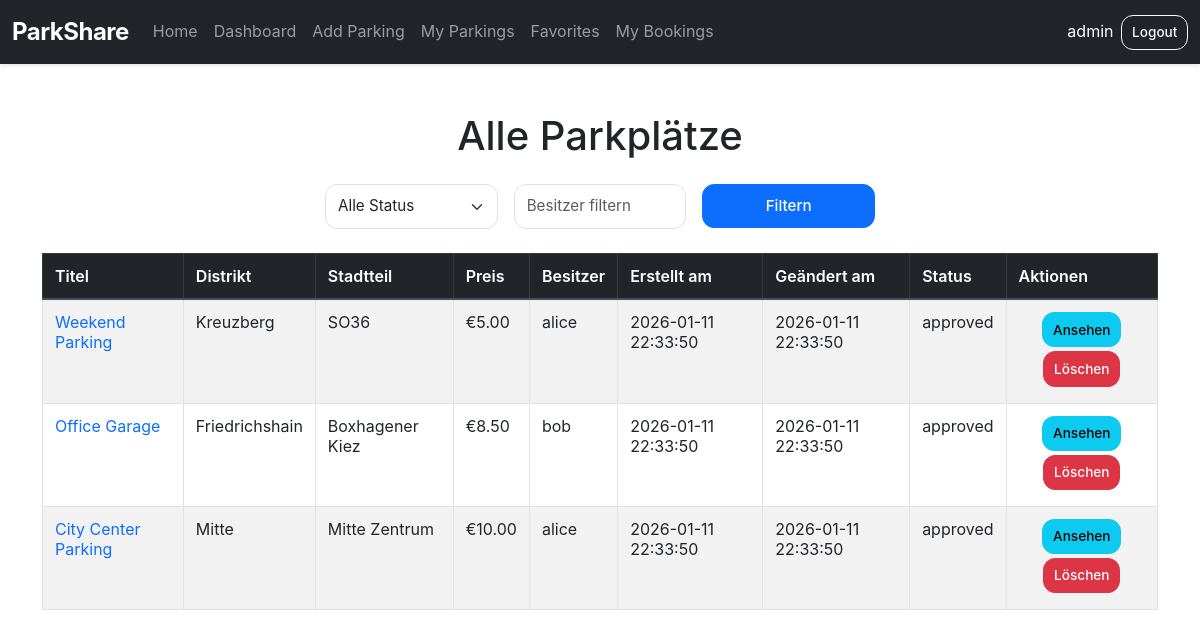
Screenshot of /all_parkings.php (signed in) with the database file from the repository.
### tables this page shows
CREATE TABLE parkings (
              id INT AUTO_INCREMENT PRIMARY KEY,
              owner_id INT NOT NULL,
              title VARCHAR(100) NOT NULL DEFAULT '',
              description TEXT DEFAULT NULL,
              price DECIMAL(10,2) NOT NULL DEFAULT 0.00,
               
              status ENUM('draft','pending','approved','rejected') DEFAULT 'draft',
             
             
               
              district_id INT NULL,
              neighborhood_id INT NULL,
              created_at TIMESTAMP DEFAULT CURRENT_TIMESTAMP,
              modified_at TIMESTAMP DEFAULT CURRENT_TIMESTAMP ON UPDATE CURRENT_TIMESTAMP,
              FOREIGN KEY (owner_id) REFERENCES users(id),
              FOREIGN KEY (district_id) REFERENCES districts(id) ON DELETE RESTRICT,
              FOREIGN KEY (neighborhood_id) REFERENCES neighborhoods(id) ON DELETE RESTRICT,
              INDEX idx_parking_district (district_id),
              INDEX idx_parking_neighborhood (neighborhood_id)
);

CREATE TABLE districts (
  id INT AUTO_INCREMENT PRIMARY KEY,
  name VARCHAR(150) NOT NULL,
  created_at TIMESTAMP DEFAULT CURRENT_TIMESTAMP
);

CREATE TABLE neighborhoods (
  id INT AUTO_INCREMENT PRIMARY KEY,
  district_id INT NOT NULL,
  name VARCHAR(150) NOT NULL,
  created_at TIMESTAMP DEFAULT CURRENT_TIMESTAMP,
  FOREIGN KEY (district_id) REFERENCES districts(id) ON DELETE CASCADE
);

CREATE TABLE users (
    id INT AUTO_INCREMENT PRIMARY KEY,
    username VARCHAR(50) NOT NULL UNIQUE,
    email VARCHAR(100) NOT NULL UNIQUE,
    password_hash VARCHAR(255) NOT NULL,
    role ENUM('user', 'admin') DEFAULT 'user',
    active TINYINT(1) DEFAULT 1,      
    created_at TIMESTAMP DEFAULT CURRENT_TIMESTAMP,
    INDEX idx_email (email),
    INDEX idx_username (username)
);

### public/includes/parking_utils.php (called while the page is built, shortened)
<?php
require_once "validation.php";
function get_name_by_id($table, $id)
{
    global $conn;
    $validTables = ['districts', 'neighborhoods'];
    $stmt = $conn->prepare("SELECT name FROM " . $table . " WHERE id = ? LIMIT 1");
    $stmt->bind_param('i', $id);
    $stmt->execute();
    $name = $stmt->get_result()->fetch_assoc()['name'] ?? '';
    return $name;
}
function get_district_name($districtId)
{
    return get_name_by_id('districts', $districtId);
}
function get_neighborhood_name($neighborhoodId)
{
    return get_name_by_id('neighborhoods', $neighborhoodId);
}

### public/all_parkings.php (the view, shortened to what this page needs)
<?php
include_once "includes/parking_utils.php";
include "includes/header.php";
$whereSQL = '';
$sql = "SELECT p.*, u.username AS owner_name FROM parkings p
        LEFT JOIN users u ON p.owner_id = u.id
        $whereSQL
        ORDER BY p.id DESC";
$stmt = $conn->prepare($sql);
$stmt->execute();
$result = $stmt->get_result();
?>
<!DOCTYPE html>
<html lang="de">
<body>
<div class="container mt-5">
    <h1 class="mb-4 text-center">Alle Parkplätze</h1>
    <form method="GET" class="row g-3 mb-4 justify-content-center">
        <div class="col-md-2">
            <select name="status" class="form-select">
                <option value="">Alle Status</option>
            </select>
        </div>
        <div class="col-md-2">
            <input type="text" name="owner" class="form-control" placeholder="Besitzer filtern" value="<?= htmlspecialchars($_GET['owner'] ?? '') ?>">
        </div>
        <div class="col-md-2">
            <button class="btn btn-primary w-100" type="submit">Filtern</button>
        </div>
    </form>
    <table class="table table-striped table-bordered">
        <thead class="table-dark">
        <tr>
            <th>Titel</th>
            <th>Distrikt</th>
            <th>Stadtteil</th>
            <th>Preis</th>
            <th>Besitzer</th>
            <th>Erstellt am</th>
            <th>Geändert am</th>
            <th>Status</th>
            <th>Aktionen</th>
        </tr>
        </thead>
        <tbody>
        <?php while($row = $result->fetch_assoc()): ?>
            <tr>
                <td>
                    <a href="parking.php?id=<?= (int)$row['id'] ?>" class="text-decoration-none"><?= htmlspecialchars($row['title']) ?></a>
                </td>
                <td><?= htmlspecialchars(get_district_name($row['district_id']) ?: '—') ?></td>
                <td><?= htmlspecialchars(get_neighborhood_name($row['neighborhood_id']) ?: '—') ?></td>
                <td>€<?= number_format($row['price'],2) ?></td>
                <td><?= htmlspecialchars($row['owner_name'] ?? 'N/A') ?></td>
                <td><?= htmlspecialchars($row['created_at']) ?></td>
                <td><?= htmlspecialchars($row['modified_at']) ?></td>
                <td><?= htmlspecialchars($row['status']) ?></td>
                <td class="text-center">
                    <a href="parking.php?id=<?= (int)$row['id'] ?>" class="btn btn-sm btn-info mb-1">Ansehen</a>
                    <form method="POST" style="display:inline;" onsubmit="return confirm('Möchten Sie diesen Parkplatz wirklich löschen?');">
                        <button type="submit" class="btn btn-sm btn-danger mb-1">Löschen</button>
                    </form>
                </td>
            </tr>
        <?php endwhile; ?>
        </tbody>
    </table>
</div>
</body>
</html>

### public/css/style.css (style rules this page uses)
:root { --primary-color: #0d6efd; --success-color: #198754; --danger-color: #dc3545; --warning-color: #ffc107; --info-color: #0dcaf0; --light-color: #f8f9fa; --dark-color: #212529; --border-radius: 0.75rem; --box-shadow: 0 4px 15px rgba(0, 0, 0, 0.15); }
* { box-sizing: border-box; }
body { font-family: -apple-system, BlinkMacSystemFont, "Segoe UI", Roboto, "Helvetica Neue", Arial, sans-serif; color: var(--dark-color); background-color: #fff; line-height: 1.6; }
body { display: flex; flex-direction: column; min-height: 100vh; }
.form-control, .form-select { padding: 0.625rem 0.75rem; font-size: 0.95rem; border-radius: var(--border-radius); }
.btn { border-radius: var(--border-radius); font-weight: 500; padding: 0.6rem 0.75rem; font-size: 0.95rem; transition: all 0.2s ease; }
.btn-primary { background-color: var(--primary-color); border-color: var(--primary-color); }
.btn-danger { background-color: var(--danger-color); border-color: var(--danger-color); }
.btn-sm { padding: 0.4rem 0.6rem; font-size: 0.85rem; }
.table { border-collapse: collapse; width: 100%; margin-bottom: 1rem; }
.table th { background-color: var(--light-color); font-weight: 600; border-bottom: 2px solid #dee2e6; padding: 0.75rem; text-align: left; color: #212529; }
thead.table-dark th { background-color: #212529; color: #ffffff; border-bottom: 2px solid #495057; }
.table td { padding: 0.75rem; border-bottom: 1px solid #dee2e6; }
.text-center { text-align: center; }
.mt-5 { margin-top: 3rem; }
.mb-1 { margin-bottom: 0.25rem; }
.mb-4 { margin-bottom: 1.5rem; }
.w-100 { width: 100%; }
.justify-content-center { justify-content: center; }

### rows the page displays
parkings: title "Weekend Parking", district.name "Kreuzberg", neighborhood.name "SO36", price "5.00", owner.username "alice", created_at "2026-01-11 22:33:50", modified_at "2026-01-11 22:33:50", status "approved"
parkings: title "Office Garage", district.name "Friedrichshain", neighborhood.name "Boxhagener Kiez", price "8.50", owner.username "bob", created_at "2026-01-11 22:33:50", modified_at "2026-01-11 22:33:50", status "approved"
parkings: title "City Center Parking", district.name "Mitte", neighborhood.name "Mitte Zentrum", price "10.00", owner.username "alice", created_at "2026-01-11 22:33:50", modified_at "2026-01-11 22:33:50", status "approved"

### other values shown
$username "admin"
